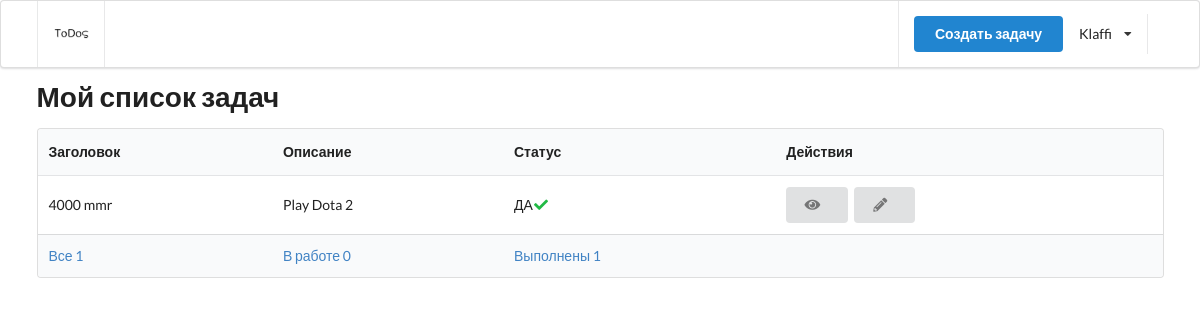
The page / (signed in) on the database as committed earlier.
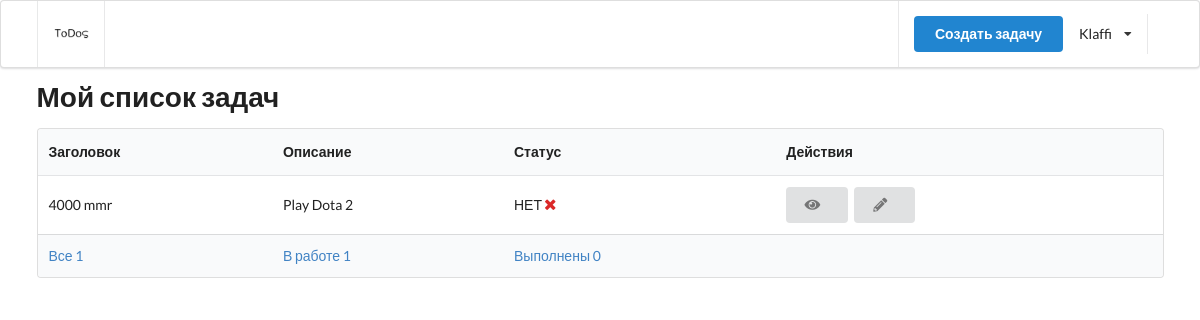
The same page on the database as committed later.
### todo/models.py (models this page shows, shortened)
class Todo(TrackingModel):
    title = models.CharField(max_length=255)
    description = models.TextField()
    is_completed = models.BooleanField(default=False)
    owner = models.ForeignKey(to=User, on_delete=models.CASCADE)

### todo/views.py (the view)
# urls.py: path('',views.index, name='home'),
@login_required
def index(request):
    todos = Todo.objects.filter(owner=request.user)
    completed_count = todos.filter(is_completed=True).count()
    incompleted_count = todos.filter(is_completed=False).count()
    all_count = todos.count()
    context = {'todos': get_showing_todos(request, todos), 'all_count': all_count, 'completed_count': completed_count, 'incompleted_count': incompleted_count}
    return render(request, 'todo/index.html', context)

### todo/views.py (called while the page is built)
def get_showing_todos(request, todos):
    if request.GET and request.GET.get('filter'):
        if request.GET.get('filter') == 'complete':
            return todos.filter(is_completed=True)
        if request.GET.get('filter') == 'incomplete':
            return todos.filter(is_completed=False)
    return todos

### templates/todo/index.html (shortened to what this page needs)
{% extends '__partials/base.html' %}
{% load static %}
{% block content %}
    <h1 class="ui header">Мой список задач</h1>
    {% if todos %}
    <table class="ui table">
        <thead>
            <tr>
                <th>Заголовок</th>
                <th>Описание</th>
                <th>Статус</th>
                <th>Действия</th>
            </tr>
        </thead>
        <tbody>
            {% for todo in todos %}
            <tr>
                <td>
                    {{todo.title}}
                </td>
                <td>
                    {{todo.description}}
                </td>
                <td>
                    {% if todo.is_completed %}
                    ДА<i class="check icon green"></i>
                    {% else %}
                    НЕТ<i class="cancel icon red"></i>
                    {% endif %}
                </td>
                <td>
                <a href={% url 'todo' todo.pk %} class="ui button">
                    <i class="eye icon"></i>
                </a>
                <a href={% url 'todo-edit' todo.pk %} class="ui button">
                    <i class="pencil icon"></i>
                </a>
                </td>
            </tr>
            {% endfor %}
        </tbody>
        <tfoot>
            <tr>
                <th>
                    <a href="?filter=all">Все {{all_count}}</a>
                </th>
                <th>
                    <a href="?filter=incomplete">В работе {{incompleted_count}}</a>
                </th>
                <th>
                    <a href="?filter=complete">Выполнены {{completed_count}}</a>
                </th>
                <th>
                </th>
            </tr>
        </tfoot>
    </table>
    {% endif %}
    {% endblock content %}

Rows that differ between the two databases and show on the page:
changed Todo "4000 mmr": is_completed "ДА" → "НЕТ"
Other text that changed with them:
{{ incompleted_count }}: "0" → "1"
{{ completed_count }}: "1" → "0"
